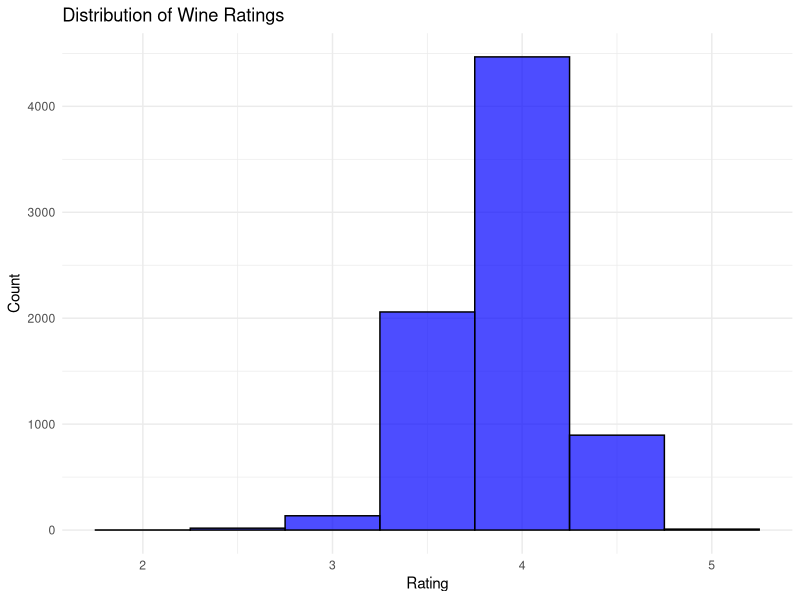
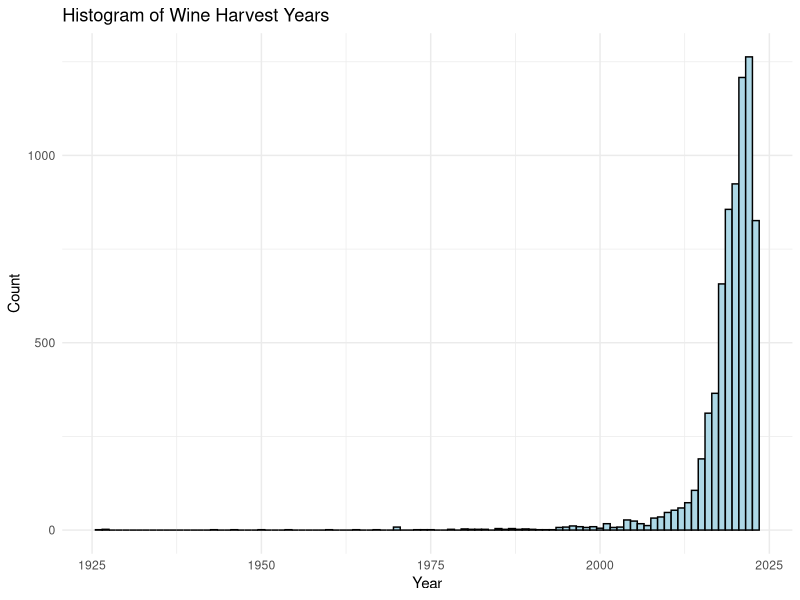
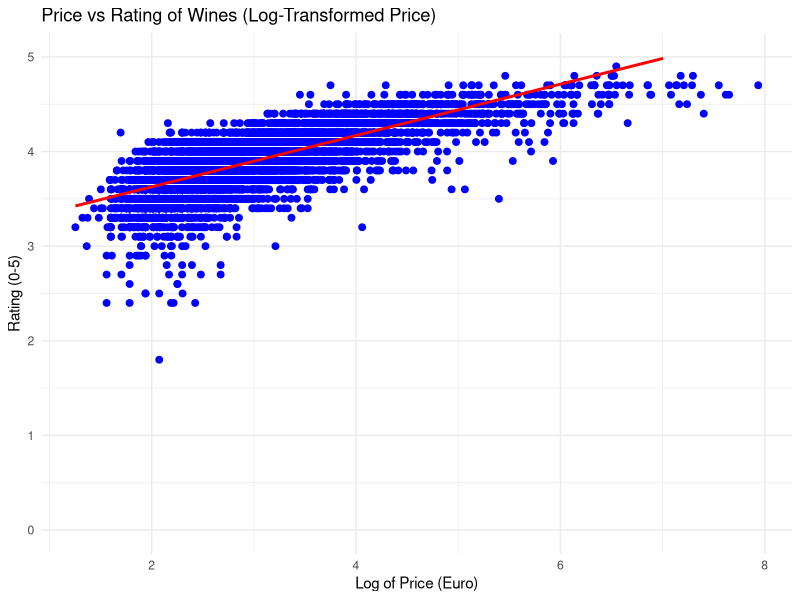

Here is the R script that generated these plots, in order:
# Load necessary libraries
library(tidyverse)
library(ggplot2)
library(knitr)
library(kableExtra)

# Load the dataset 
wine_data <- read.csv("Vivino_wine_data.csv")

# Summary statistics
summary_stats <- wine_data %>%
  summarise(
    Mean_Rating = mean(Rating, na.rm = TRUE),
    SD_Rating = sd(Rating, na.rm = TRUE),
    Mean_ReviewCount = mean(ReviewCount, na.rm = TRUE),
    SD_ReviewCount = sd(ReviewCount, na.rm = TRUE),
    Mean_Price = mean(Price, na.rm = TRUE),
    SD_Price = sd(Price, na.rm = TRUE)
  )

# Display summary statistics
summary_stats_table <- kable(summary_stats, digits = 2, caption = "Summary Statistics for Continuous Variables") %>%
  kable_styling(full_width = FALSE)
print(summary_stats_table)

# Frequency distribution for Brand
brand_distribution <- wine_data %>%
  group_by(Brand) %>%
  summarise(Frequency = n()) %>%
  arrange(desc(Frequency))

# Display frequency distribution
brand_table <- kable(brand_distribution, caption = "Frequency Distribution of Wine Brands") %>%
  kable_styling(full_width = FALSE)

print(brand_table)

# Count unique brands
unique_brands_count <- wine_data %>%
  summarise(Unique_Brands = n_distinct(Brand))
print(unique_brands_count)

# Histogram for Rating
ggplot(wine_data, aes(x = Rating)) +
  geom_histogram(binwidth = 0.5, fill = "blue", color = "black", alpha = 0.7) +
  labs(title = "Distribution of Wine Ratings", x = "Rating", y = "Count") +
  theme_minimal()

# Histogram of Year
ggplot(wine_data, aes(x = Year)) +
  geom_histogram(binwidth = 1, fill = 'lightblue', color = 'black') +
  labs(title = "Histogram of Wine Harvest Years", x = "Year", y = "Count") +
  theme_minimal()

# Create scatter plot with log transformation of Price
ggplot(data = wine_data, aes(x = log(Price), y = Rating)) +
  geom_point(color = "blue", size = 2) + 
  geom_smooth(method = "lm", se = FALSE, color = "red") + 
  labs(title = "Price vs Rating of Wines (Log-Transformed Price)",
       x = "Log of Price (Euro)",
       y = "Rating (0-5)") +
  ylim(0, 5) +  
  theme_minimal()  
